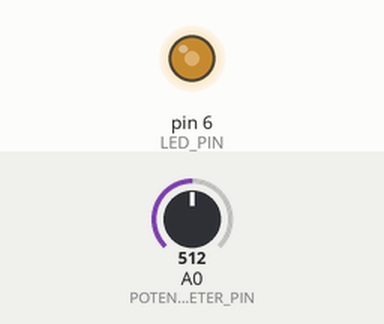
Simulated run of this sketch. Board: Arduino Uno, built with avr-gcc and run on an emulated ATmega328P. Shown: output pins drawn as LEDs (lit = HIGH). The inputs (shaded band) are chosen by the test bench; at power-on: A0 (POTENTIOMETER_PIN) = 512. What the sketch prints to the serial monitor is not drawn.

Above: at 1.2 s.
1.3 s: A0 (POTENTIOMETER_PIN) set to 306
At 1.6 s:
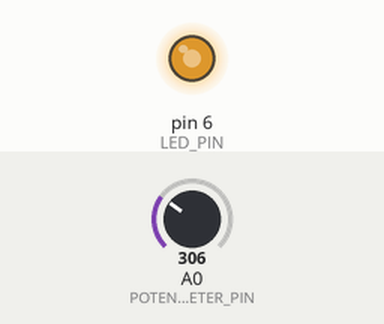
2.8 s: A0 (POTENTIOMETER_PIN) set to 122
At 3.9 s:
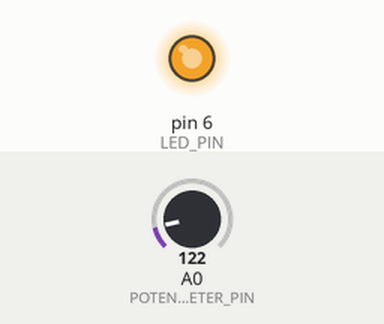
4.3 s: A0 (POTENTIOMETER_PIN) set to 900
At 5.1 s:
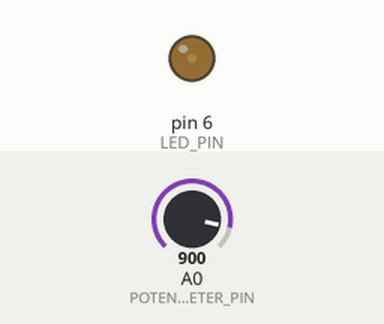
5.8 s: A0 (POTENTIOMETER_PIN) set to 1023
At 6.2 s:
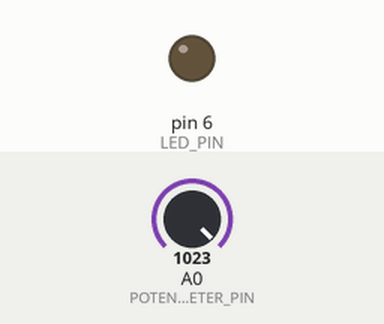
7.3 s: A0 (POTENTIOMETER_PIN) set to 511
At 8.5 s:
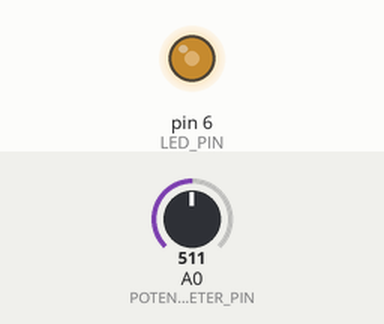
Timing chart, 0 to 9.8 s (numbered marks = the images above; inputs shaded):
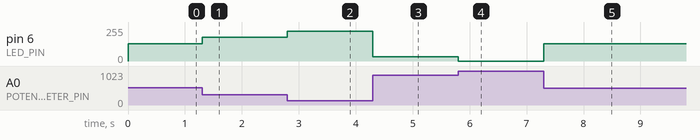

Measured:
- after the input at 1.3 s, pin 6 (LED_PIN): 128/255 → 179/255 at once
- after the input at 2.8 s, pin 6 (LED_PIN): 179/255 → 225/255 at once
- after the input at 4.3 s, pin 6 (LED_PIN): 225/255 → 31/255 at once
- after the input at 5.8 s, pin 6 (LED_PIN): 31/255 → 0/255 at once
- after the input at 7.3 s, pin 6 (LED_PIN): 0/255 → 128/255 at once

The sketch:

ledDimmer.ino
```cpp
// Pin 4 is not PWM-capable so we'll
// connect to 6 with a Grove cable.
#define LED_PIN 6
#define POTENTIOMETER_PIN A0

int reading = 0;
int brightness = 0;

void setup() {
  Serial.begin(115200);

  pinMode(LED_PIN, OUTPUT);
  pinMode(POTENTIOMETER_PIN, INPUT);
}

void loop() {
  reading = analogRead(POTENTIOMETER_PIN);
  brightness = map(reading, 0, 1023, 255, 0);

  Serial.println(reading);
  analogWrite(LED_PIN, brightness);
}
```
